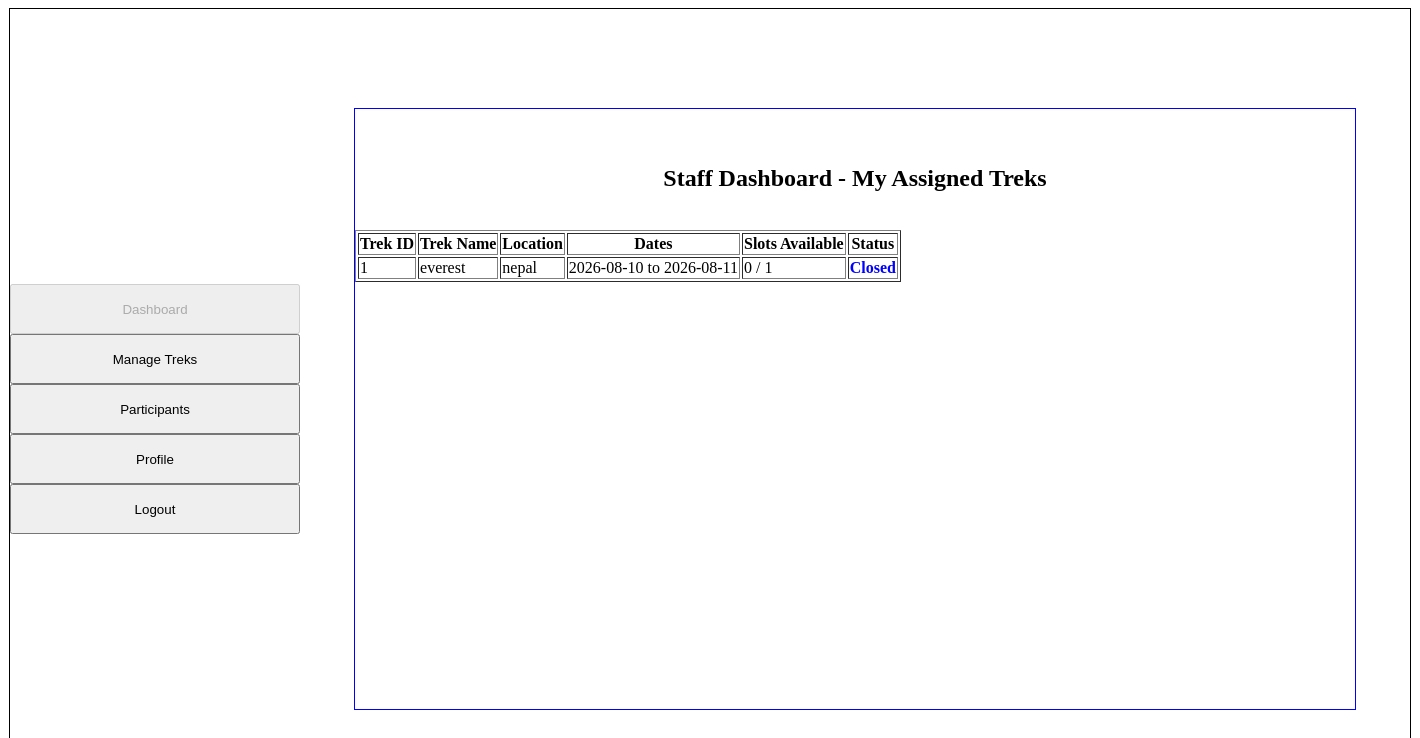
/staff_dashboard (signed in), run on an earlier commit of the app's database.
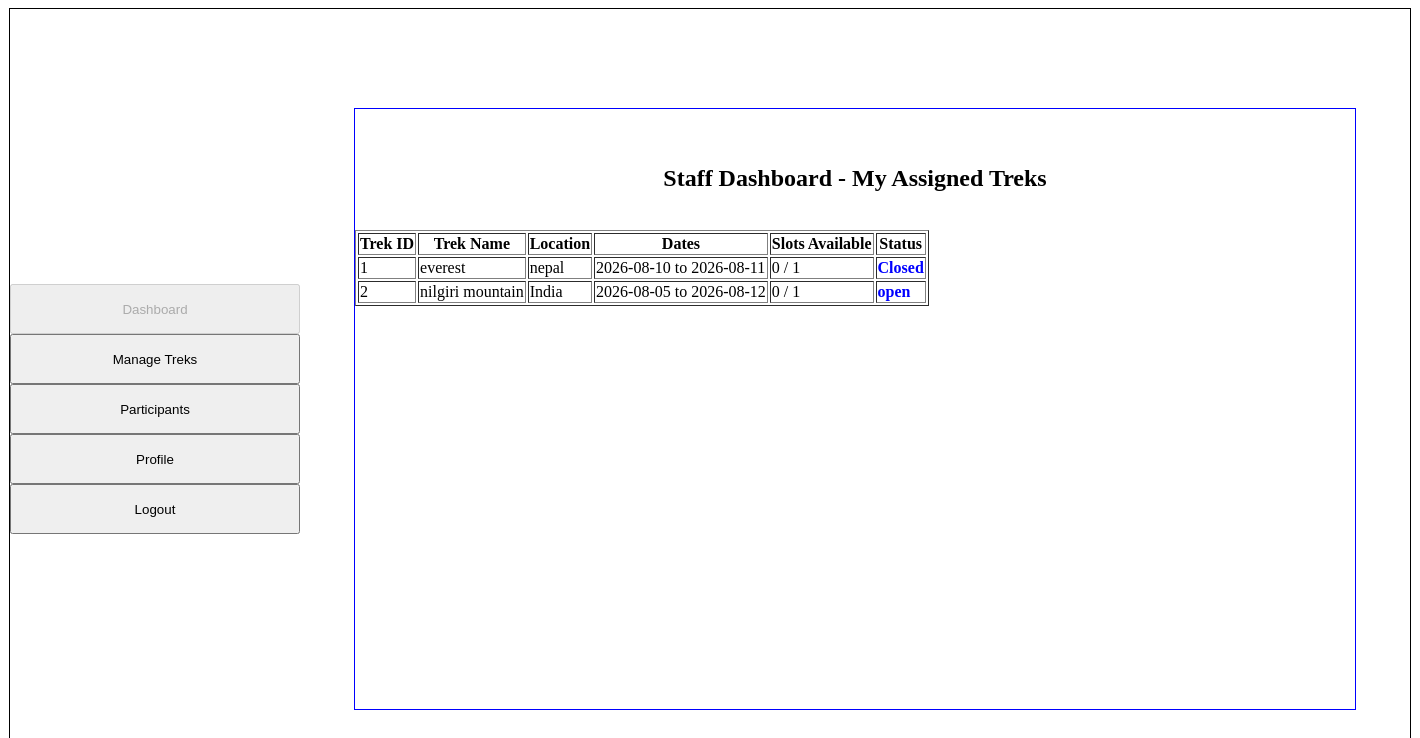
And on a later commit of the database.
### models.py (models this page shows)
class Trek(db.Model):
    __tablename__ = "treks"
    trek_id = db.Column(db.Integer, primary_key=True)
    trek_name = db.Column(db.String(200), nullable=False)
    location = db.Column(db.String(100), nullable=False)
    difficulty = db.Column(db.String(50), nullable=False)
    duration = db.Column(db.String(50), nullable=False)
    start_date = db.Column(db.Date, nullable=False)
    end_date = db.Column(db.Date, nullable=False)
    total_slots = db.Column(db.Integer, nullable=False)
    available_slots = db.Column(db.Integer, nullable=False)
    status = db.Column(db.String(20), nullable=False)
    description = db.Column(db.String(500), nullable=False)
    assigned_staff_id = db.Column(db.Integer, db.ForeignKey("users.user_id"), nullable=True)
    bookings = db.relationship("Booking", cascade="all,delete", backref="trek")

### app.py (the view)
@app.route('/staff_dashboard')
def staff():
    current_staff_id = session.get('user_id')
    my_assigned_treks = db.session.query(Trek).filter(Trek.assigned_staff_id == current_staff_id).all()
    return render_template("staff_dashboard.html", treks=my_assigned_treks)

### templates/staff_dashboard.html (shortened to what this page needs)
{% extends "base.html" %}
{% block sidebar %}
    <a href="/staff_dashboard"><input type="button" value="Dashboard" style="width: 290px; height: 50px; margin: 0 auto;" disabled></a><br>
    <a href="/staff_trek_manage"><input type="button" value="Manage Treks" style="width: 290px; height: 50px; margin: 0 auto;"></a><br>
    <a href="/participants"><input type="button" value="Participants" style="width: 290px; height: 50px; margin: 0 auto;"></a><br>
    <a href="/profile_staff"><input type="button" value="Profile" style="width: 290px; height: 50px; margin: 0 auto;"></a><br>
    <a href="/logout"><input type="button" value="Logout" style="width: 290px; height: 50px; margin: 0 auto;"></a>
{% endblock %}
{% block content %}
    <div class="admn-head" style="text-align: center;">
        <h2>Staff Dashboard - My Assigned Treks</h2>
    </div>
    <br>
    <table border="1px solid black" >
        <tr>
            <th>Trek ID</th>
            <th>Trek Name</th>
            <th>Location</th>
            <th>Dates</th>
            <th>Slots Available</th>
            <th>Status</th>
        </tr>
        {% for t in treks %}
        <tr>
            <td>{{ t.trek_id }}</td>
            <td>{{ t.trek_name }}</td>
            <td>{{ t.location }}</td>
            <td>{{ t.start_date }} to {{ t.end_date }}</td>
            <td>{{ t.available_slots }} / {{ t.total_slots }}</td>
            <td style="color: blue; font-weight: bold;">{{ t.status }}</td>
        </tr>
        {% endfor %}
    </table>
{% endblock %}

What changed in the data, as far as the page shows it:
added Trek: trek_id "2", trek_name "nilgiri mountain", location "India", start_date "2026-08-05", end_date "2026-08-12", available_slots "0", total_slots "1", status "open"
